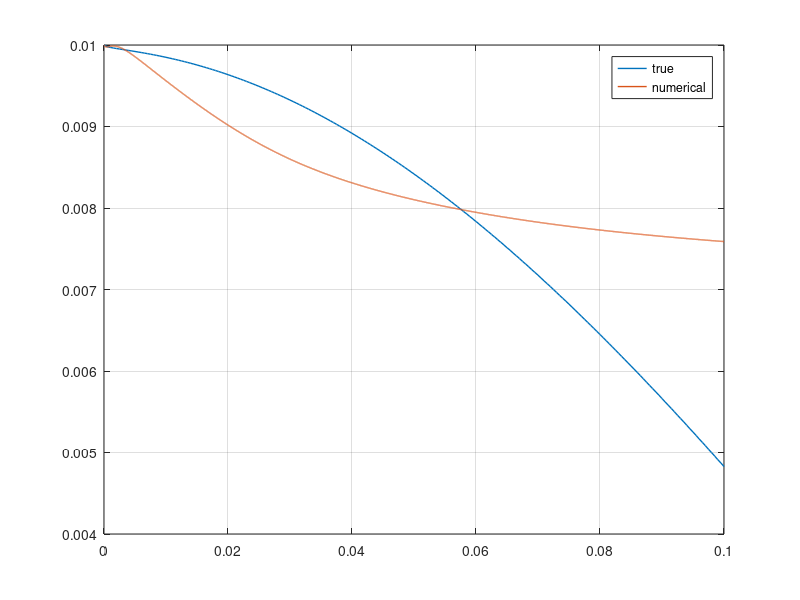

This chart was generated by the following MATLAB code:
%%%%%%%%%%%%%%%%%%%%%%%%%%%%%%%%%%%%%%%%%%%%%%%%%%%%%%%%%%%%%%%%
%| Script by Dr. Fabian Denner, f.denner09@imperial.ac.uk,    |%
%|   Dept. Mechanical Engineering, Imperial College London    |%
%|============================================================|%
%| Script to calculate the dispersion of a single capillary   |%
%| wave based on the analytical initial-value solution of     |%
%| Prosperetti (Phys. Fluids 24, 1981, pp. 1217-1223) for     |%
%| two-fluid cases with equal kinematic viscosity and         |%
%| one-fluid cases (setting density and viscosity of the      |%
%| upper fluid to 0).                                         |%
%%%%%%%%%%%%%%%%%%%%%%%%%%%%%%%%%%%%%%%%%%%%%%%%%%%%%%%%%%%%%%%%

clc; 
clear;
close all;

%--------------------------------------------------------------
%   Input data.
%--------------------------------------------------------------

% Density upper fluid [kg/m^3]
rhoU = 1.0;
% Viscosity upper fluid [Pa s]
muU = 0.01;

% Density lower fluid [kg/m^3]
rhoL = 1.0;    
% Viscosity lower fluid [Pa s]
% muL = 1.0e-3;       

% Surface tension [N/m]
sigma = 1.;  

% gravity
gravity = 1.0;

% Wavelength [m]
l = 1;    
% Wavenumber [1/m]
k = 2*pi/l;     
% Time steps per period [s]
dtpp = 200;
% Output file name
filename = './capillaryWave';

%--------------------------------------------------------------
%   Calculation of constants for a cosine wave 
%   with a0 = amplitude and no initial velocity (u0 = 0)
%--------------------------------------------------------------

% Density ratio
beta = rhoL * rhoU / ((rhoL + rhoU)^2);
% Kinematic viscosity
v    = muU / rhoU;                      
% Square of inviscid angular freq.
wSq  = sigma * k^3 / (rhoL + rhoU) + gravity*k*(rhoL-rhoU)/(rhoL + rhoU);     
% Initial amplitude
a0   = 0.01;                            
% Initial velocity of center point
u0   = 0;        
% Characteristic timescale
% tau = 1/sqrt(wSq);
tau = 0.1;
% Time step (different per case!)
% dt = 1.0e-5;   
dt = tau/dtpp;

% Dimensionless viscosity
epsil = v*k^2/sqrt(wSq);

%--------------------------------------------------------------
%   Calculation of roots z1, z2, z3 and z4.
%--------------------------------------------------------------

p1 = 1;
p2 = -4*beta*sqrt(k^2*v);
p3 = 2*(1-6*beta)*k^2*v;
p4 = 4*(1-3*beta)*(k^2*v)^(3/2);
p5 = (1-4*beta)*v^2*k^4 + wSq;

p = [p1 p2 p3 p4 p5];

% Vector with the four roots z1, z2, z3 and z4
z = roots(p);       

%--------------------------------------------------------------
%   Calculation of interface height h.
%--------------------------------------------------------------

t = 0:dt:tau;

part0 = 4*(1-4*beta)*v^2*k^4/(8*(1-4*beta)*v^2*k^4 + wSq) * a0 * ...
        erfc(sqrt(v*k^2*t));

Z1 = (z(2)-z(1))*(z(3)-z(1))*(z(4)-z(1));
part1 = z(1)/Z1 * (wSq*a0/(z(1)^2 - v*k^2) - u0) * exp((z(1)^2-v*k^2)*t) .* ...
        erfc(real(z(1))*sqrt(t));

Z2 = (z(1)-z(2))*(z(3)-z(2))*(z(4)-z(2));
part2 = z(2)/Z2 * (wSq*a0/(z(2)^2 - v*k^2) - u0) * exp((z(2)^2-v*k^2)*t) .* ...
        erfc(real(z(2))*sqrt(t));

Z3 = (z(1)-z(3))*(z(2)-z(3))*(z(4)-z(3));
part3 = z(3)/Z3 * (wSq*a0/(z(3)^2 - v*k^2) - u0) * exp((z(3)^2-v*k^2)*t) .* ...
        erfc(real(z(3))*sqrt(t));

Z4 = (z(1)-z(4))*(z(2)-z(4))*(z(3)-z(4));
part4 = z(4)/Z4 * (wSq*a0/(z(4)^2 - v*k^2) - u0) * exp((z(4)^2-v*k^2)*t) .* ...
        erfc(real(z(4))*sqrt(t));

h = part0 + part1 + part2 + part3 + part4;

%--------------------------------------------------------------
%   Output
%--------------------------------------------------------------
t_h = [t;h];
plot(t,h,'LineWidth',1)
% axis([0 tau -a0 a0])
y_val=get(gca,'YTick');    %为了获得y轴句柄
y_str=num2str(y_val');     %为了将数字转换为字符数组
set(gca,'YTickLabel',y_str);     %显示

hold on
grid on
% mat=[t;h];
% csvwrite(filename,transpose(mat))

load('time_position_Xi_20220301-141024.mat')
plot(wavedata(:,1),wavedata(:,2),'LineWidth',1)

legend('true', 'numerical')

disp('end of the file')
